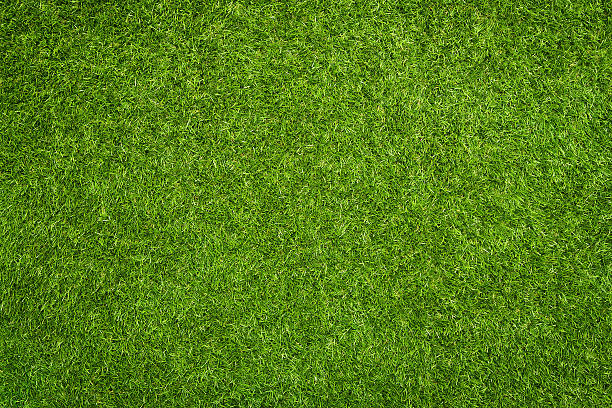
#> input picture data/grama.jpg, 612 x 408 px
$ python teste.py
#> lines starting #> are read from the running program, lines starting #| are printed output that depends on the picture
import numpy as np
from PIL import Image
import random

def load_texture(path):
    """Carrega imagem como array NumPy normalizado (0–1)."""
#> called with path = 'data/grama.jpg'
    img = Image.open(path).convert("RGB")
#> img is the input picture: PIL image 612x408 RGB; mean R, G, B 85.2, 127.4, 25.2
    return np.array(img) / 255.0

def save_image(img_array, path):
    """Salva array NumPy como imagem."""
    img = Image.fromarray((img_array * 255).astype(np.uint8))
    img.save(path)

def image_quilting_basic(texture, out_size=(256, 256), patch_size=64, overlap=16):
    """
    Gera uma nova textura a partir da amostra `texture`.
    texture: np.array (H, W, 3)
    out_size: (altura, largura) da imagem de saída
    patch_size: tamanho dos blocos
    overlap: pixels de sobreposição
    """
#> called with out_size = (1024, 1024), patch_size = 64, overlap = 16
    H, W, _ = texture.shape
#> H = 408; W = 612
    out_h, out_w = out_size

    # inicializa saída
    output = np.zeros((out_h, out_w, 3))

    step = patch_size - overlap
    n_patches_y = (out_h - overlap) // step
    n_patches_x = (out_w - overlap) // step

    for i in range(n_patches_y):
        for j in range(n_patches_x):
            # escolhe posição aleatória na textura de entrada
            y = random.randint(0, H - patch_size)
            x = random.randint(0, W - patch_size)
            patch = texture[y:y+patch_size, x:x+patch_size, :]

            y_out = i * step
            x_out = j * step

            # sobreposição: faz blend simples na borda
            region = output[y_out:y_out+patch_size, x_out:x_out+patch_size, :]
            mask = np.zeros_like(patch)
            mask[:] = 1.0

            if i > 0:
                alpha_y = np.linspace(0, 1, overlap).reshape(-1, 1, 1)
                mask[:overlap, :, :] = alpha_y
            if j > 0:
                alpha_x = np.linspace(0, 1, overlap).reshape(1, -1, 1)
                mask[:, :overlap, :] = alpha_x

            region = region * (1 - mask) + patch * mask
            output[y_out:y_out+patch_size, x_out:x_out+patch_size, :] = region
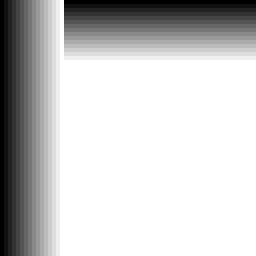
#> mask: shape (64, 64, 3) float64 (shown 4 times larger); min 0, max 1, mean 0.781
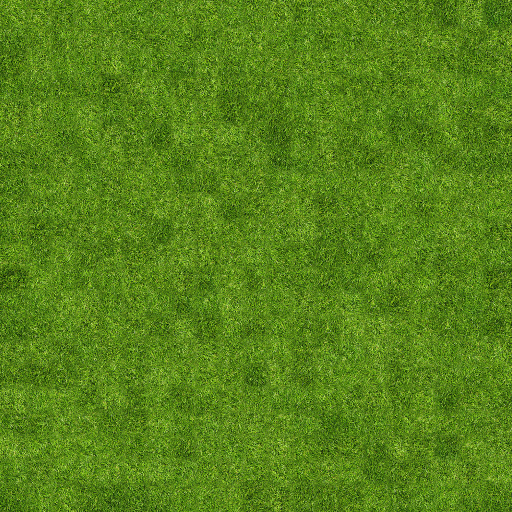
#> output: shape (1024, 1024, 3) float64 (shown at 1/2 size); mean of channels 0, 1, 2 0.344, 0.511, 0.102; drawn as R, G, B
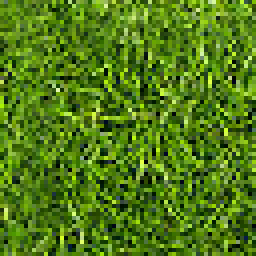
#> region: shape (64, 64, 3) float64 (shown 4 times larger); mean of channels 0, 1, 2 0.315, 0.481, 0.0889; drawn as R, G, B

    return output


texture = load_texture("data/grama.jpg")
# image_quilting_basic(imagem original, tamanho de saída, tamanho do bloco, sobreposição)
result = image_quilting_basic(texture, out_size=(1024, 1024), patch_size=64, overlap=16)
save_image(result, "results/resultado_quilting.jpg")
